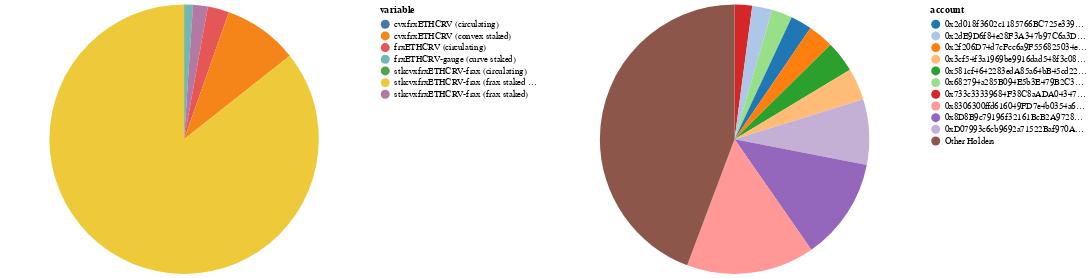

The notebook cell this image was saved under:
### Code cell
d = df.reset_index()[['index', 'account', 'total_frxETHCRV']].reset_index()
top_n_holders = 10
d_top_n = (
    pd.concat([
        d.loc[d.index < top_n_holders][['account', 'total_frxETHCRV']].rename(columns={'total_frxETHCRV': 'frxETHCRV'}), 
        pd.DataFrame([{
            "account": "Other Holders", 
            "frxETHCRV": d.loc[d.index >= top_n_holders].total_frxETHCRV.sum()}
        ])
    ])
    .sort_values('frxETHCRV').reset_index(drop=True).reset_index()
)

(
    alt.hconcat(
        alt.Chart(
            pd.melt(df, id_vars='account', value_vars=value_cols).reset_index()
            .groupby('variable')['value'].sum().reset_index()
            .sort_values('value').reset_index(drop=True).reset_index()
        )
        .transform_joinaggregate(amount_total="sum(value)")
        .transform_calculate(fraction="datum.value / datum.amount_total")
        .mark_arc()
        .encode(
            theta="value:Q", 
            color="variable:N", 
            order="index:O", 
            tooltip=[
                alt.Tooltip("variable:N"), 
                alt.Tooltip("value:Q", format=",d", title="frxETHCRV"),
                alt.Tooltip("fraction:Q", format=".1%", title="Share"),
            ]
        ),
        alt.Chart(d_top_n)
        .transform_joinaggregate(total="sum(frxETHCRV)")
        .transform_calculate(fraction="datum.frxETHCRV / datum.total")
        .mark_arc()
        .encode(
            theta=alt.Theta("frxETHCRV:Q"), 
            color=alt.Color("account:N", scale=alt.Scale(range=colors_28)), 
            order="index:O", 
            tooltip=[
                alt.Tooltip("account:N"), 
                alt.Tooltip("frxETHCRV:Q", format=",d", title="frxETHCRV"),
                alt.Tooltip("fraction:Q", format=".1%", title="Share"),
            ]
        ) 
    )
    .resolve_scale(color="independent")
    .resolve_legend(color="independent")
)

### Figure 1 — Vega-Lite specification as saved in the notebook (floating-point values rounded to 4 significant figures)
{"$schema": "https://vega.github.io/schema/vega-lite/v4.17.0.json", "config": {"view": {"continuousHeight": 300, "continuousWidth": 400}}, "datasets": {"data-19d861f910905e5b67e480e640362894": [{"account": "0x733c33339684F38C8aADA0434751611e168255c4", "frxETHCRV": 849.5, "index": 0}, {"account": "0x2dE9D6f84e28F3A347b97C6a3Db51D366E65bA4C", "frxETHCRV": 973.6, "index": 1}, {"account": "0x682794a285B094E5b3E479B2C39aBE022057B941", "frxETHCRV": 996.7, "index": 2}, {"account": "0x2d018f3602c1185766BC725e3390CAab6f44AE5b", "frxETHCRV": 1033.0, "index": 3}, {"account": "0x2f206D74d7cFcc6a9F556825034eB110a572AD62", "frxETHCRV": 1249.0, "index": 4}, {"account": "0x581cf4642283edA85a64bB45cd226854415AB830", "frxETHCRV": 1524.0, "index": 5}, {"account": "0x3cf54f3a1969be9916dad548f3c084331c4450b5", "frxETHCRV": 1545.0, "index": 6}, {"account": "0xD07993c6cb9692a71522Baf970A31069034dF2B0", "frxETHCRV": 3171.0, "index": 7}, {"account": "0x8D8B9c79196f32161BcB2A9728D274B3b45eB9AF", "frxETHCRV": 4968.0, "index": 8}, {"account": "0x8306300ffd616049FD7e4b0354a64Da835c1A81C", "frxETHCRV": 6215.0, "index": 9}, {"account": "Other Holders", "frxETHCRV": 17900.0, "index": 10}], "data-8f6c7f42faace6f3fd0a8f563a35fd8b": [{"index": 0, "value": 0, "variable": "cvxfrxETHCRV (circulating)"}, {"index": 1, "value": 0.05336, "variable": "stkcvxfrxETHCRV-frax (circulating)"}, {"index": 2, "value": 426.7, "variable": "frxETHCRV-gauge (curve staked)"}, {"index": 3, "value": 717.4, "variable": "stkcvxfrxETHCRV-frax (frax staked)"}, {"index": 4, "value": 1035.0, "variable": "frxETHCRV (circulating)"}, {"index": 5, "value": 3625.0, "variable": "cvxfrxETHCRV (convex staked)"}, {"index": 6, "value": 34620.0, "variable": "stkcvxfrxETHCRV-frax (frax staked via convex)"}]}, "hconcat": [{"data": {"name": "data-8f6c7f42faace6f3fd0a8f563a35fd8b"}, "encoding": {"color": {"field": "variable", "type": "nominal"}, "order": {"field": "index", "type": "ordinal"}, "theta": {"field": "value", "type": "quantitative"}, "tooltip": [{"field": "variable", "type": "nominal"}, {"field": "value", "format": ",d", "title": "frxETHCRV", "type": "quantitative"}, {"field": "fraction", "format": ".1%", "title": "Share", "type": "quantitative"}]}, "mark": "arc", "transform": [{"joinaggregate": [{"as": "amount_total", "field": "value", "op": "sum"}]}, {"as": "fraction", "calculate": "datum.value / datum.amount_total"}]}, {"data": {"name": "data-19d861f910905e5b67e480e640362894"}, "encoding": {"color": {"field": "account", "scale": {"range": ["#1F77B4", "#AEC7E8", "#FF7F0E", "#FFBB78", "#2CA02C", "#98DF8A", "#D62728", "#FF9896", "#9467BD", "#C5B0D5", "#8C564B", "#C49C94", "#E377C2", "#F7B6D2", "#7F7F7F", "#C7C7C7", "#BCBD22", "#DBDB8D", "#17BECF", "#9EDAE5", "#780085", "#7D45E4", "#598CEC", "#3BBEA9", "#56DE52", "#A2EC55", "#DCDD5C", "#F9965B"]}, "type": "nominal"}, "order": {"field": "index", "type": "ordinal"}, "theta": {"field": "frxETHCRV", "type": "quantitative"}, "tooltip": [{"field": "account", "type": "nominal"}, {"field": "frxETHCRV", "format": ",d", "title": "frxETHCRV", "type": "quantitative"}, {"field": "fraction", "format": ".1%", "title": "Share", "type": "quantitative"}]}, "mark": "arc", "transform": [{"joinaggregate": [{"as": "total", "field": "frxETHCRV", "op": "sum"}]}, {"as": "fraction", "calculate": "datum.frxETHCRV / datum.total"}]}], "resolve": {"legend": {"color": "independent"}, "scale": {"color": "independent"}}}
